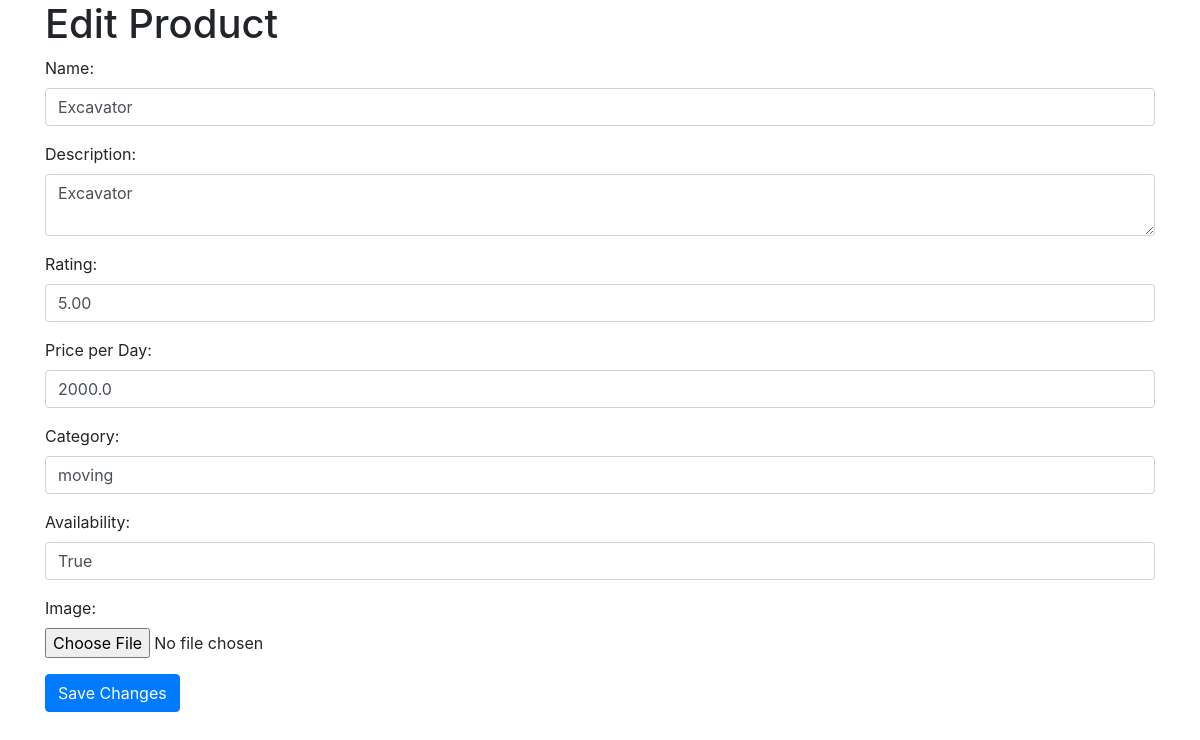
The page /edit_product/5/ on the database its author committed.
### home/models.py (models this page shows, shortened)
class Product(models.Model):
    name = models.CharField(max_length=100)
    description = models.TextField()
    rating = models.DecimalField(max_digits=3, decimal_places=2)
    price_per_day = models.DecimalField(max_digits=10, decimal_places=1)
    category = models.CharField(max_length=50, default='Uncategorized')
    availability = models.BooleanField(default=True)
    image = models.ImageField(upload_to='product_images/', default='default-image.jpg')

### home/views.py (the view, shortened to what this page needs)
# urls.py: path('edit_product/<int:product_id>/', views.edit_product, name='edit_product'),
def edit_product(request, product_id):
    product = get_object_or_404(Product, pk=product_id)
    return render(request, 'edit_product.html', {'product': product})

### templates/edit_product.html (shortened to what this page needs)
<!DOCTYPE html>
<html lang="en">
<head>
    <link href="https://maxcdn.bootstrapcdn.com/bootstrap/4.5.2/css/bootstrap.min.css" rel="stylesheet">
</head>
<body>
    <div class="container">
        <h1>Edit Product</h1>
        <form method="post" enctype="multipart/form-data">
            <div class="form-group">
                <label for="name">Name:</label>
                <input type="text" class="form-control" id="name" name="name" value="{{ product.name }}">
            </div>
            <div class="form-group">
                <label for="description">Description:</label>
                <textarea class="form-control" id="description" name="description">{{ product.description }}</textarea>
            </div>
            <div class="form-group">
                <label for="rating">Rating:</label>
                <input type="text" class="form-control" id="rating" name="rating" value="{{ product.rating }}">
            </div>
            <div class="form-group">
                <label for="price_per_day">Price per Day:</label>
                <input type="text" class="form-control" id="price_per_day" name="price_per_day" value="{{ product.price_per_day }}">
            </div>
            <div class="form-group">
                <label for="category">Category:</label>
                <input type="text" class="form-control" id="category" name="category" value="{{ product.category }}">
            </div>
            <div class="form-group">
                <label for="availability">Availability:</label>
                <input type="text" class="form-control" id="availability" name="availability" value="{{ product.availability }}">
            </div>
            <div class="form-group">
                <label for="image">Image:</label>
                <input type="file" class="form-control-file" id="image" name="image" accept="image/*">
            </div>
            <button type="submit" class="btn btn-primary">Save Changes</button>
        </form>
    </div>
</body>
</html>

### rows shown on the page
Product: name "Excavator", description "Excavator", rating "5.00", price_per_day "2000.0", category "moving", availability "True"
